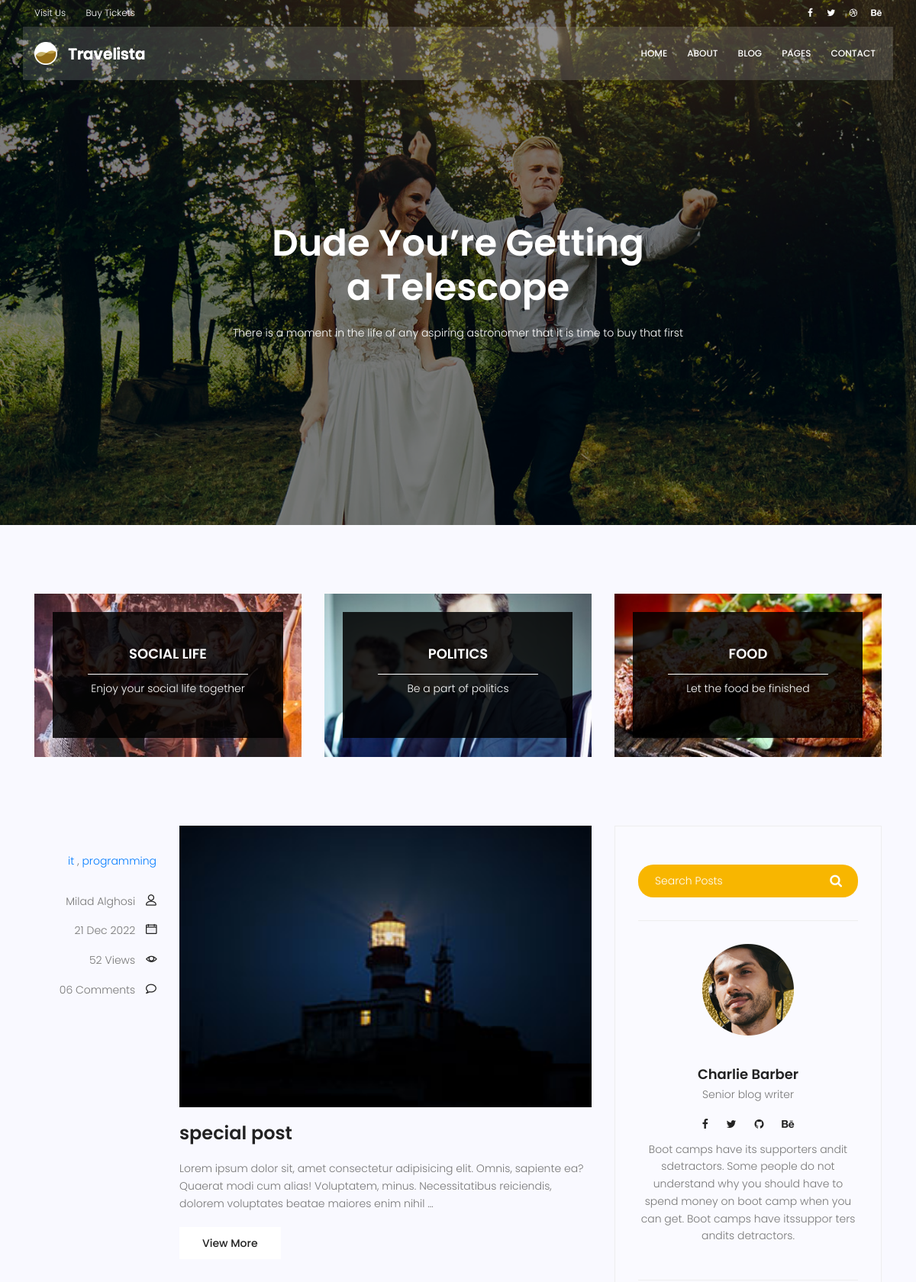
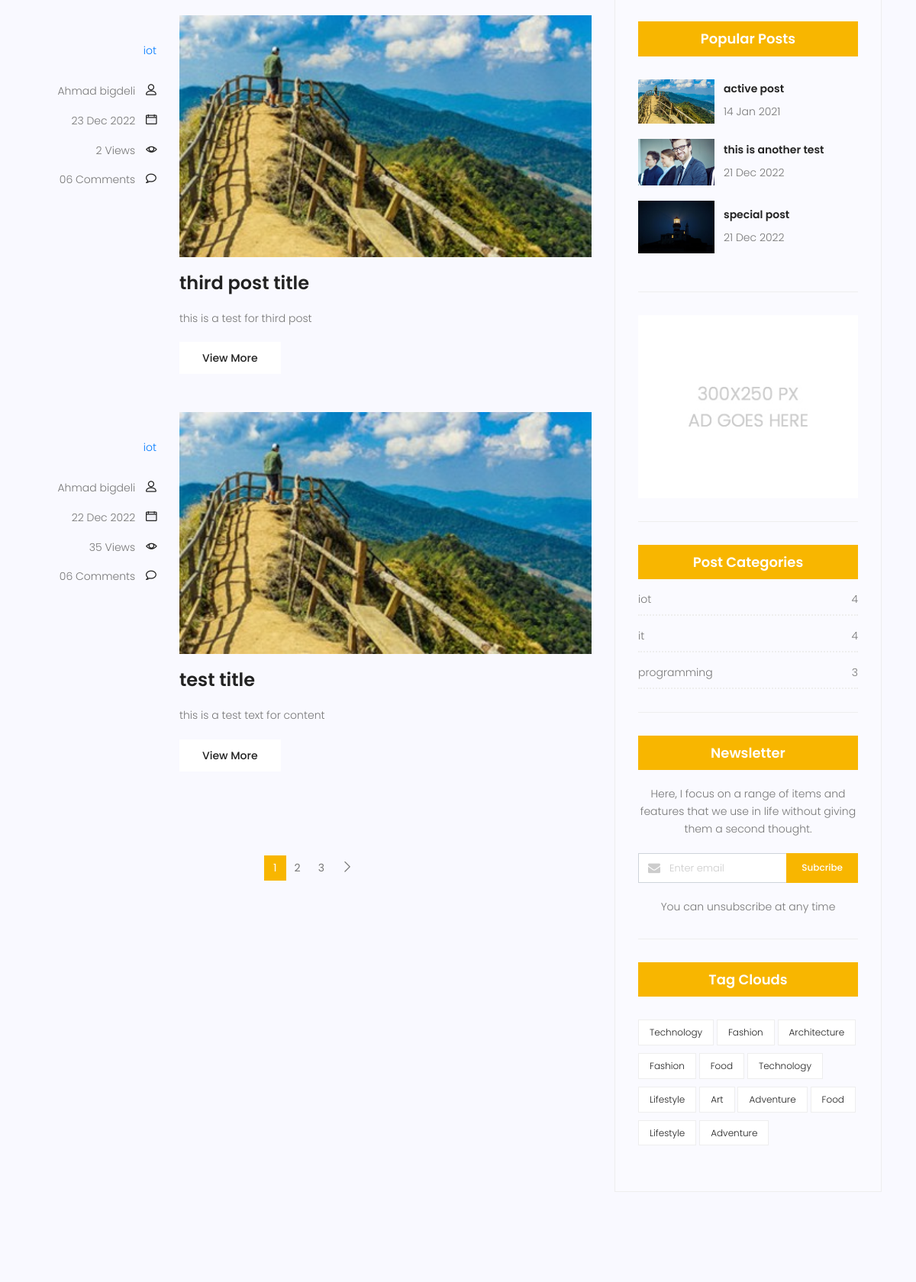
Screenshot of /blog/ (upper part) with the database file from the repository (2 pictures, top to bottom).
### blog/models.py (models this page shows, shortened)
class Category(models.Model):
    name = models.CharField(max_length=255)
    def __str__(self) -> str:
        return self.name

class Post(models.Model):
    image = models.ImageField(upload_to='blog/', default='default.jpg')
    author = models.ForeignKey(User, on_delete=models.SET_NULL, null=True)
    title = models.CharField(max_length=255)
    content = models.TextField()
    category = models.ManyToManyField(Category)
    counted_view = models.IntegerField(default=0)
    status = models.BooleanField(default=False)
    published_date = models.DateTimeField(null=True)
    created_date = models.DateTimeField(auto_now_add=True)
    updated_date = models.DateTimeField(auto_now=True)
    class Meta:
        ordering = ['created_date']

### blog/views.py (the view)
# urls.py: path('', blog_view, name="index"),
def blog_view(request, **kwargs):
    posts = Post.objects.filter(published_date__lte=timezone.now(), status=1)
    if kwargs.get('cat_name') != None:
        posts = posts.filter(category__name = kwargs['cat_name'])
    if kwargs.get('author_username') != None:
        posts = posts.filter(author__username=kwargs['author_username'])
    posts = Paginator(posts, 3)
    try:
        page_number = request.GET.get('page')
        posts = posts.get_page(page_number)
    except PageNotAnInteger:
        posts = posts.get_page(1)
    except EmptyPage:
        posts = posts.get_page(1)
    context = {'posts': posts}
    return render(request, 'blog/blog-home.html', context)

### blog/templatetags/blog_tags.py (called while the page is built)
@register.inclusion_tag('blog/blog-popular-posts.html')
def latestposts(arg):
    posts = Post.objects.filter(status=1).order_by('published_date')[:arg]
    return {'posts': posts}

@register.inclusion_tag('blog/blog-post-categories.html')
def postcategories():
    posts = Post.objects.filter(status=1)
    categories = Category.objects.all()
    cat_dict = {}
    for name in categories:
        cat_dict[name]=posts.filter(category=name).count()
    return {'categories': cat_dict}

### templates/blog/blog-home.html (shortened to what this page needs)
{% extends 'base.html' %} {% load static %}
{% load blog_tags %}
{% block content %}
<section class="banner-area relative blog-home-banner" id="home">
  <div class="overlay overlay-bg"></div>
  <div class="container">
    <div class="row d-flex align-items-center justify-content-center">
      <div class="about-content blog-header-content col-lg-12">
        <h1 class="text-white">Dude You’re Getting a Telescope</h1>
        <p class="text-white">
          There is a moment in the life of any aspiring astronomer that it is
          time to buy that first
        </p>
      </div>
    </div>
  </div>
</section>
<section class="top-category-widget-area pt-90 pb-90">
  <div class="container">
    <div class="row">
      <div class="col-lg-4">
        <div class="single-cat-widget">
          <div class="content relative">
            <div class="overlay overlay-bg"></div>
            <a href="#" target="_blank">
              <div class="thumb">
                <img
                  class="content-image img-fluid d-block mx-auto"
                  src="{% static 'img/blog/cat-widget1.jpg' %}"
                  alt=""
                />
              </div>
              <div class="content-details">
                <h4 class="content-title mx-auto text-uppercase">
                  Social life
                </h4>
                <span></span>
                <p>Enjoy your social life together</p>
              </div>
            </a>
          </div>
        </div>
      </div>
      <div class="col-lg-4">
        <div class="single-cat-widget">
          <div class="content relative">
            <div class="overlay overlay-bg"></div>
            <a href="#" target="_blank">
              <div class="thumb">
                <img
                  class="content-image img-fluid d-block mx-auto"
                  src="{% static 'img/blog/cat-widget2.jpg' %}"
                  alt=""
                />
              </div>
              <div class="content-details">
                <h4 class="content-title mx-auto text-uppercase">Politics</h4>
                <span></span>
                <p>Be a part of politics</p>
              </div>
            </a>
          </div>
        </div>
      </div>
      <div class="col-lg-4">
        <div class="single-cat-widget">
          <div class="content relative">
            <div class="overlay overlay-bg"></div>
            <a href="#" target="_blank">
              <div class="thumb">
                <img
                  class="content-image img-fluid d-block mx-auto"
                  src="{% static 'img/blog/cat-widget3.jpg' %}"
                  alt=""
                />
              </div>
              <div class="content-details">
                <h4 class="content-title mx-auto text-uppercase">Food</h4>
                <span></span>
                <p>Let the food be finished</p>
              </div>
            </a>
          </div>
        </div>
      </div>
    </div>
  </div>
</section>
<section class="post-content-area">
  <div class="container">
    <div class="row">
      <div class="col-lg-8 posts-list">
        {% for post in posts %}
        <div class="single-post row">
          <div class="col-lg-3 col-md-3 meta-details">
            <ul class="tags">
              {% for cat in post.category.all %}
              <a href="{% url 'blog:category' cat_name=cat.name %}">{{cat.name}}</a>
              {% if not forloop.last %},{% endif %} {% endfor %}
            </ul>
            <div class="user-details row">
              <p class="user-name col-lg-12 col-md-12 col-6">
                <a href="{% url 'blog:author' author_username=post.author.username %}">{{post.author.get_full_name}}</a>
                <span class="lnr lnr-user"></span>
              </p>
              <p class="date col-lg-12 col-md-12 col-6">
                <a href="#">{{post.published_date|date:'d M Y'}}</a>
                <span class="lnr lnr-calendar-full"></span>
              </p>
              <p class="view col-lg-12 col-md-12 col-6">
                <a href="#">{{post.counted_view}} Views</a>
                <span class="lnr lnr-eye"></span>
              </p>
              <p class="comments col-lg-12 col-md-12 col-6">
                <a href="#">06 Comments</a> <span class="lnr lnr-bubble"></span>
              </p>
            </div>
          </div>
          <div class="col-lg-9 col-md-9">
            <div class="feature-img">
              <img class="img-fluid" src="{{post.image.url}}" alt="" />
            </div>
            <a class="posts-title" href="{% url 'blog:single' pid=post.id %}"
              ><h3>{{post.title}}</h3></a
            >
            <p class="excert">{{post.content|truncatewords:25}}</p>
            <a href="#" class="primary-btn">View More</a>
          </div>
        </div>
        {% endfor %}
        <nav class="blog-pagination justify-content-center d-flex">
          <ul class="pagination">
            {% for i in posts.paginator.page_range %}
            {% if posts.number == i %}
              <li class="page-item active"><a href="?page={{i}}" class="page-link">{{i}}</a></li>
            {% else %}
              <li class="page-item"><a href="?page={{i}}" class="page-link">{{i}}</a></li>
            {% endif %}
            {% endfor %}
            {% if posts.has_next %}
            <li class="page-item">
              <a href="?page={{posts.next_page_number}}" class="page-link" aria-label="Next">
                <span aria-hidden="true">
                  <span class="lnr lnr-chevron-right"></span>
                </span>
              </a>
            </li>
            {% endif %}
          </ul>
        </nav>
      </div>
      <div class="col-lg-4 sidebar-widgets">
        <div class="widget-wrap">
          {% include 'blog/blog-search.html' %}
          {% include 'blog/blog-writer.html' %}
          {% latestposts 3 %}
          {% include 'blog/blog-ads.html' %}
          {% postcategories %}
          <div class="single-sidebar-widget newsletter-widget">
            <h4 class="newsletter-title">Newsletter</h4>
            <p>
              Here, I focus on a range of items and features that we use in life
              without giving them a second thought.
            </p>
            <div class="form-group d-flex flex-row">
              <div class="col-autos">
                <div class="input-group">
                  <div class="input-group-prepend">
                    <div class="input-group-text">
                      <i class="fa fa-envelope" aria-hidden="true"></i>
                    </div>
                  </div>
                  <input
                    type="text"
                    class="form-control"
                    id="inlineFormInputGroup"
                    placeholder="Enter email"
                    onfocus="this.placeholder = ''"
                    onblur="this.placeholder = 'Enter email'"
                  />
                </div>
              </div>
              <a href="#" class="bbtns">Subcribe</a>
            </div>
            <p class="text-bottom">You can unsubscribe at any time</p>
          </div>
          <div class="single-sidebar-widget tag-cloud-widget">
            <h4 class="tagcloud-title">Tag Clouds</h4>
            <ul>
              <li><a href="#">Technology</a></li>
              <li><a href="#">Fashion</a></li>
              <li><a href="#">Architecture</a></li>
              <li><a href="#">Fashion</a></li>
              <li><a href="#">Food</a></li>
              <li><a href="#">Technology</a></li>
              <li><a href="#">Lifestyle</a></li>
              <li><a href="#">Art</a></li>
              <li><a href="#">Adventure</a></li>
              <li><a href="#">Food</a></li>
              <li><a href="#">Lifestyle</a></li>
              <li><a href="#">Adventure</a></li>
            </ul>
          </div>
        </div>
      </div>
    </div>
  </div>
</section>
{% endblock %}

### templates/blog/blog-popular-posts.html
{% load static %}
<div class="single-sidebar-widget popular-post-widget">
  <h4 class="popular-title">Popular Posts</h4>
  <div class="popular-post-list">
    {% for post in posts %}
    <div class="single-post-list d-flex flex-row align-items-center">
      <div class="thumb">
        <img class="img-fluid" src="{{post.image.url}}" style="max-width: 100px;" alt="" />
      </div>
      <div class="details">
        <a href="{% url 'blog:single' pid=post.id %}"><h6>{{post.title}}</h6></a>
        <p>{{post.published_date|date:'d M Y'}}</p>
      </div>
    </div>
    {% endfor %}
  </div>
</div>

### templates/blog/blog-post-categories.html
<div class="single-sidebar-widget post-category-widget">
  <h4 class="category-title">Post Categories</h4>
  <ul class="cat-list">
    {% for name,count in categories.items %}
    <li>
      <a href="{% url 'blog:category' cat_name=name %}" class="d-flex justify-content-between">
        <p>{{name}}</p>
        <p>{{count}}</p>
      </a>
    </li>
    {% endfor %}
  </ul>
</div>

### rows the page displays
Post: author.get_full_name "Milad Alghosi", published_date "21 Dec 2022", counted_view "52", image (picture), title "special post", content "Lorem ipsum dolor sit, amet consectetur adipisicing elit. Omnis, sapiente ea? Quaerat modi cum alias! Voluptatem, minus. Necessitatibus reiciendis, dolorem voluptates beatae maiores enim nihil …"
Category: name "it", count "4"
Category: name "programming", id "3"
Post: author.get_full_name "Ahmad bigdeli", published_date "23 Dec 2022", counted_view "2", image (placeholder picture), title "third post title", content "this is a test for third post"
Category: name "iot", count "4"
Post: author.get_full_name "Ahmad bigdeli", published_date "22 Dec 2022", counted_view "35", image (placeholder picture), title "test title", content "this is a test text for content"
Post: image (placeholder picture), title "active post", published_date "14 Jan 2021"
Post: image (picture), title "this is another test", published_date "21 Dec 2022"

### other values shown
{{ i }} "1"
{{ i }} "2" "3"
